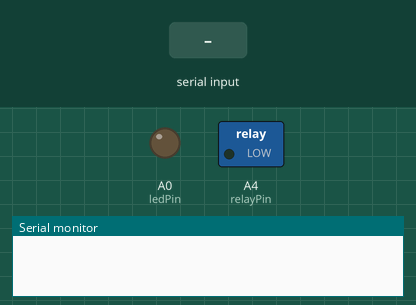
Simulated run of this sketch. Board: Arduino Uno, built with avr-gcc and run on an emulated ATmega328P. On the bench: switched loads named in the sketch (green lamp = pin HIGH), output pins drawn as LEDs (lit = HIGH), the last lines printed to the serial monitor. The test bench sets the inputs (shaded band).

Above: at 1.2 s.
1.3 s: "1" received over Serial
At 2.5 s:
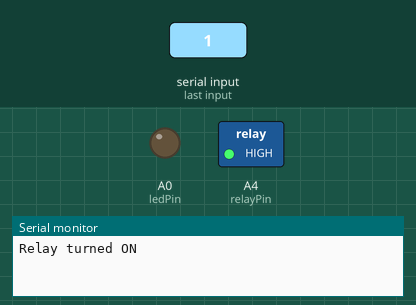
2.8 s: "3" received over Serial
At 3.8 s:
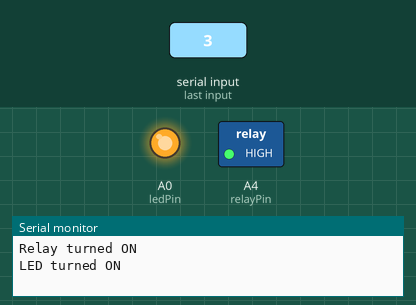
4.3 s: "2" received over Serial
At 4.9 s:
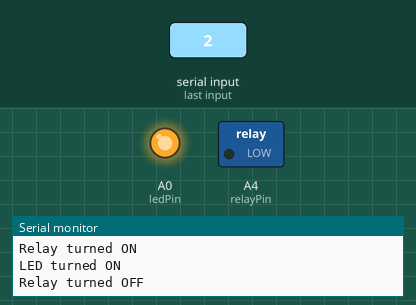
Timing chart, 0 to 7.3 s (numbered marks = the images above; inputs shaded):
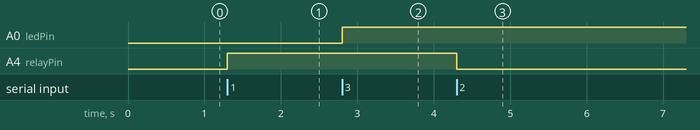

The sketch:

TestRelayLED.ino
```cpp
const int relayPin = A4;
const int ledPin = A0;

void setup() {
  pinMode(relayPin, OUTPUT);
  pinMode(ledPin, OUTPUT);

  digitalWrite(relayPin, LOW);
  digitalWrite(ledPin, LOW);

  Serial.begin(9600);
}

void loop() {
  if (Serial.available()) {
    char command = Serial.read();
    if (command == '1') {
      digitalWrite(relayPin, HIGH);  // Turn on the relay
      Serial.println("Relay turned ON");
    } else if (command == '2') {
      digitalWrite(relayPin, LOW);   // Turn off the relay
      Serial.println("Relay turned OFF");
    } else if (command == '3') {
      digitalWrite(ledPin, HIGH);    // Turn on the LED
      Serial.println("LED turned ON");
    } else if (command == '4') {
      digitalWrite(ledPin, LOW);     // Turn off the LED
      Serial.println("LED turned OFF");
    }
  }
}
```

Measured:
- after the input at 1.3 s, A4 (relayPin): LOW → HIGH at once
- after the input at 2.8 s, A0 (ledPin): LOW → HIGH at once
- after the input at 4.3 s, A4 (relayPin): HIGH → LOW at once
